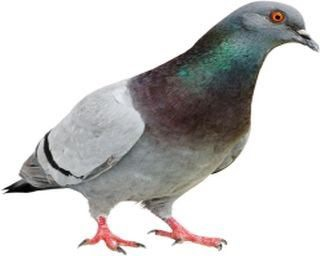
#> input picture LAB04/query-image.jpg, 320 x 256 px
$ jupyter execute CS22B1027_LAB04_Q3.ipynb
#> lines starting #> are read from the running program, lines starting #| are printed output that depends on the picture; long printed decimals are rounded
[cell 1]
import cv2
import numpy as np
import matplotlib.pyplot as plt

[cell 2]
# Function to calculate the histogram of an image
def calculate_histogram(image):
    if len(image.shape) == 3:
        image = cv2.cvtColor(image, cv2.COLOR_BGR2GRAY)

    hist = cv2.calcHist([image], [0], None, [256], [0, 256])
    hist = cv2.normalize(hist, hist).flatten()  # Normalize the histogram
    return hist

# Function to compute Bhattacharyya distance between two histograms
def bhattacharyya_distance(hist1, hist2):
    return -np.log(np.sum(np.sqrt(hist1 * hist2)))

# Plot histograms for each image
def plot_histograms(query_hist, ref1_hist, ref2_hist):
    plt.figure(figsize=(10, 5))

    plt.subplot(1, 3, 1)
    plt.title('Query Image Histogram')
    plt.hist(query_hist)

    plt.subplot(1, 3, 2)
    plt.title('Reference Image 1 Histogram')
    plt.hist(ref1_hist)

    plt.subplot(1, 3, 3)
    plt.title('Reference Image 2 Histogram')
    plt.hist(ref2_hist)

    plt.show()

[cell 3]
# Example images to be loaded for demonstration
query_image_path = 'query-image.jpg'
reference_image1_path = 'reference-image-1.jpg'
reference_image2_path = 'reference-image-2.jpg'

# Load images
query_image = cv2.imread(query_image_path)
#> query_image is the input picture: shape (256, 320, 3); mean B, G, R 201.1, 202, 203.1
reference_image1 = cv2.imread(reference_image1_path)
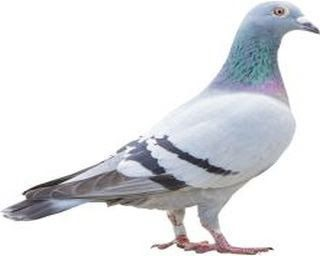
#> input picture LAB04/reference-image-1.jpg, 320 x 256 px
#> reference_image1 is the input picture: shape (256, 320, 3); mean B, G, R 227.7, 224.6, 223.4
reference_image2 = cv2.imread(reference_image2_path)
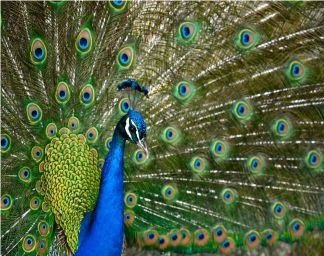
#> input picture LAB04/reference-image-2.jpg, 324 x 256 px
#> reference_image2 is the input picture: shape (256, 324, 3); mean B, G, R 65.8, 98.5, 83.1

# Calculate histograms
query_hist = calculate_histogram(query_image)
#> in calculate_histogram, `image = cv2.cvtColor(image, cv2.COLOR_BGR2GRAY)`:
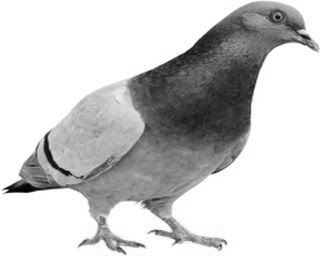
#> image: shape (256, 320); min 0, max 255, mean 202.2
#> in calculate_histogram, `hist = cv2.calcHist([image], [0], None, [256], [0, 256])`: hist = 256 values, max 42814 at index 255, min 4 at index 10, mean 320
#> in calculate_histogram, `hist = cv2.normalize(hist, hist).flatten()`: hist = 256 values, max 0.996 at index 255, min 9.3e-05 at index 10, mean 0.00744
#> query_hist has the same summary as hist in calculate_histogram
ref1_hist = calculate_histogram(reference_image1)
#> in calculate_histogram (call 2), `image = cv2.cvtColor(image, cv2.COLOR_BGR2GRAY)`:
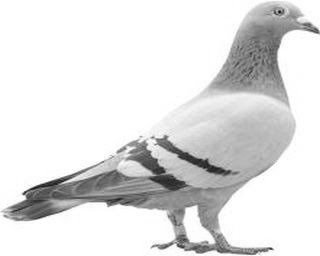
#> image: shape (256, 320); min 13, max 255, mean 224.6
#> in calculate_histogram (call 2), `hist = cv2.calcHist([image], [0], None, [256], [0, 256])`: hist = 256 values, max 46741 at index 255, min 0 at index 0, mean 320
#> in calculate_histogram (call 2), `hist = cv2.normalize(hist, hist).flatten()`: hist = 256 values, max 0.996 at index 255, min 0 at index 0, mean 0.00682
#> ref1_hist has the same summary as hist in calculate_histogram
ref2_hist = calculate_histogram(reference_image2)
#> in calculate_histogram (call 3), `image = cv2.cvtColor(image, cv2.COLOR_BGR2GRAY)`:
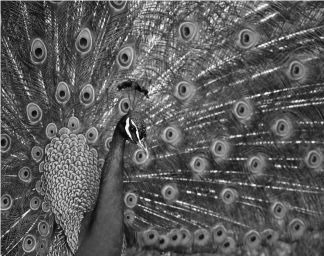
#> image: shape (256, 324); min 1, max 253, mean 90.2
#> in calculate_histogram (call 3), `hist = cv2.calcHist([image], [0], None, [256], [0, 256])`: hist = 256 values, max 1079 at index 79, min 0 at index 0, mean 324
#> in calculate_histogram (call 3), `hist = cv2.normalize(hist, hist).flatten()`: hist = 256 values, max 0.143 at index 79, min 0 at index 0, mean 0.0429
#> ref2_hist has the same summary as hist in calculate_histogram

# Compute Bhattacharyya distances
distance_ref1 = bhattacharyya_distance(query_hist, ref1_hist)
#> distance_ref1 = -0.563
distance_ref2 = bhattacharyya_distance(query_hist, ref2_hist)
#> distance_ref2 = -0.983

# Print distances
print('Distance to Reference Image 1:', distance_ref1)
#| Distance to Reference Image 1: -0.5628
print('Distance to Reference Image 2:', distance_ref2)
#| Distance to Reference Image 2: -0.9834

# Plot histograms
plot_histograms(query_hist, ref1_hist, ref2_hist)
#> in plot_histograms, `plt.show()`:
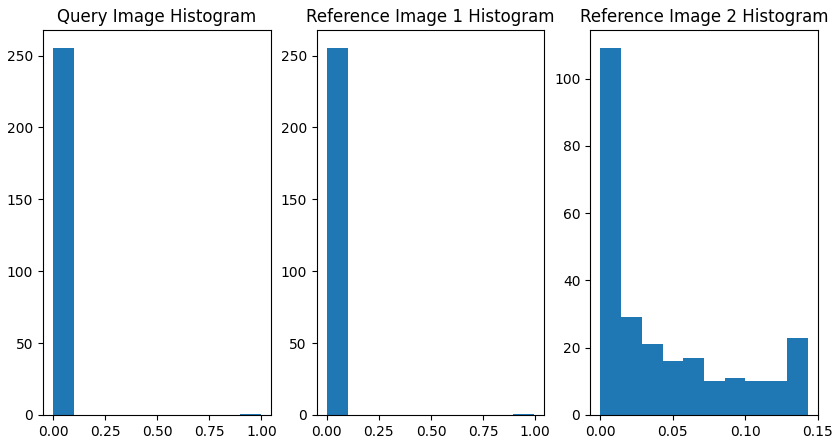
#> figure drawn by matplotlib, 3 panels; panel 1: tallest bar 255 high, from x = 9.3e-05 to 0.0997; panel 2: tallest bar 255 high, from x = 0 to 0.0996; panel 3: tallest bar 109 high, from x = 0 to 0.0143
